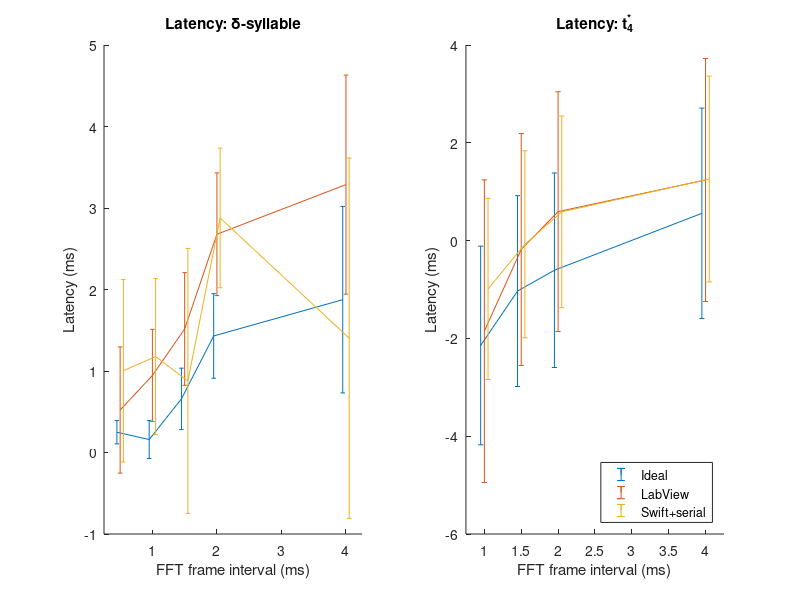
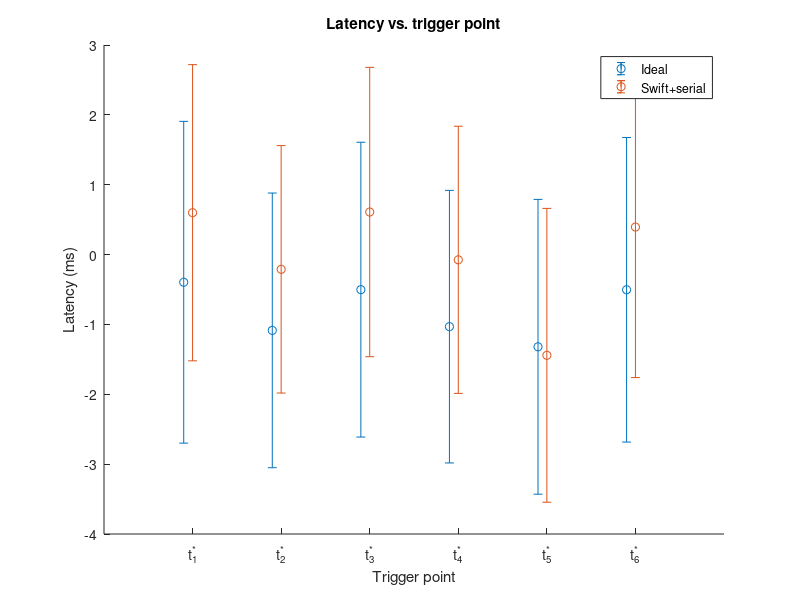
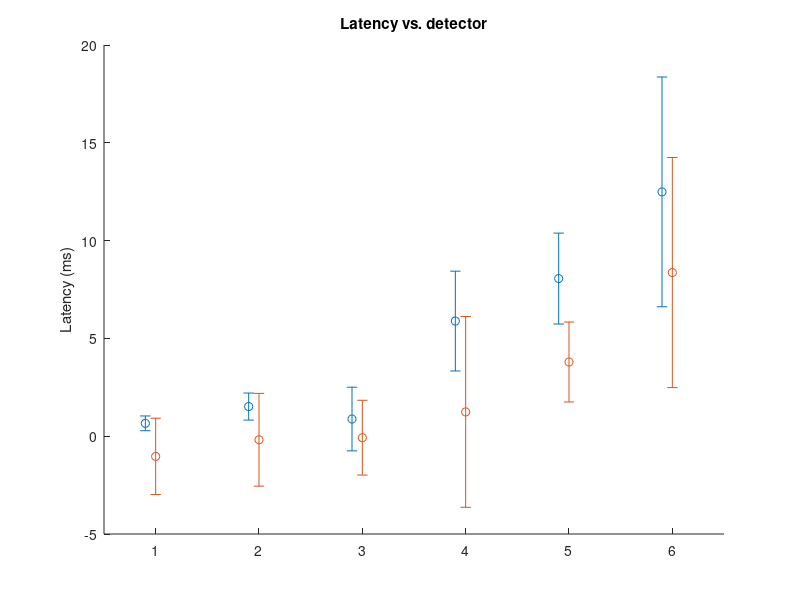

MATLAB code to generate these figures, in order: (Note: this script raises an error after producing the figures.)
JITTERSD = true;

%% TIMING vs. FRAMESIZE


framesize = [0.5 1 1.5 2 4];
latencies_legend = {'Ideal', 'LabView', 'Swift+serial'};
latencies_delta = [ 0.249 0.159 0.658 1.43 1.875;
    0.521 0.945 1.516 2.678 3.287;
    1.003 1.177 0.878 2.878 1.403];
jitters_delta = [ 0.143 0.233 0.377 0.519 1.144;
    0.774 0.566 0.691 0.753 1.344;
    1.119 0.958 1.626 0.857 2.211];

latencies_lny64_300 = [NaN -2.145 -1.032 -0.606 0.558;
    NaN -1.852 -0.182 0.593 1.24;
    NaN -0.988 -0.075 0.588 1.259];
jitters_lny64_300 = [NaN 2.032 1.951 1.989 2.152;
    NaN 3.094 2.371 2.451 2.485;
    NaN 1.852 1.912 1.960 2.105];


figure(1);
if JITTERSD
    subplot(1,2,1);
    cla;
    hold on;
    for i = 1:length(latencies_legend)
        errorbar(framesize+0.05*(i-2), latencies_delta(i,:), jitters_delta(i,:));
    end
    hold off;
    title('Latency: \delta-syllable');
    xlabel('FFT frame interval (ms)');
    ylabel('Latency (ms)');
    set(gca, 'xlim', [0.25 4.25]);
    legend off

    subplot(1,2,2);
    cla;
    hold on;
    for i = 1:length(latencies_legend)
        errorbar(framesize+0.05*(i-2), latencies_lny64_300(i,:), jitters_lny64_300(i,:));
    end
    hold off;
    title('Latency: t^*_4');
    xlabel('FFT frame interval (ms)');
    ylabel('Latency (ms)');
    set(gca, 'xlim', [0.75 4.25]);
    legend(latencies_legend, 'Location', 'SouthEast');


else
    subplot(2,2,1);
    plot(framesize, latencies_delta);
    title('Latency: \delta-syllable');
    xlabel('FFT frame interval (ms)');
    ylabel('Latency (ms)');
    l = get(gca, 'YLim');
    l(1) = 0;
    set(gca, 'YLim', l);
    l = get(gca, 'XLim');
    l(1) = 0;
    set(gca, 'XLim', l);

    legend(latencies_legend, 'Location', 'SouthEast');

    subplot(2,2,2);
    plot(framesize, jitters_delta);
    title('Jitter: \delta-syllable');
    xlabel('FFT frame interval (ms)');
    ylabel('Jitter (ms)');
    l = get(gca, 'YLim');
    l(1) = 0;
    set(gca, 'YLim', l);
    l = get(gca, 'XLim');
    l(1) = 0;
    set(gca, 'XLim', l);
    
    subplot(2,2,3);
    plot(framesize, latencies_lny64_300);
    title('Latency: syllable at 300ms');
    xlabel('FFT frame interval (ms)');
    ylabel('Latency (ms)');
    %l = get(gca, 'YLim');
    %l(1) = 0;
    %set(gca, 'YLim', l);
    l = get(gca, 'XLim');
    l(1) = 0;
    set(gca, 'XLim', l);
    
    subplot(2,2,4);
    plot(framesize, jitters_lny64_300);
    title('Jitter: syllable at 300ms');
    xlabel('FFT frame interval (ms)');
    ylabel('Jitter (ms)');
    l = get(gca, 'YLim');
    l(1) = 0;
    set(gca, 'YLim', l);
    l = get(gca, 'XLim');
    l(1) = 0;
    set(gca, 'XLim', l);
end


%% TIMING vs. SYLLABLE

syllables = [ 150:50:400 ];

% ideal; swift+serial
legend_syl = {'Ideal', 'Swift+serial'};
xticl = {'t^*_1', 't^*_2', 't^*_3', 't^*_4', 't^*_5', 't^*_6'};
latencies_syl = [ -0.396 -1.085 -0.502 -1.032 -1.32 -0.504;
    0.599 -0.211 0.609 -0.075 -1.442 0.394];
jitters_syl = [ 2.303 1.966 2.110 1.951 2.110 2.180;
    2.120 1.771 2.071 1.912 2.103 2.155];

figure(2);

if JITTERSD
    subplot(1,1,1);
    cla;
    hold on;
    for i = 1:length(legend_syl)
        errorbar(syllables+5*(i-2), latencies_syl(i,:), jitters_syl(i,:), 'o');
    end
    hold off;
    title('Latency vs. trigger point');
    xlabel('Trigger point');
    ylabel('Latency (ms)');
    set(gca, 'xtick', syllables, 'xticklabel', xticl);
    legend(legend_syl, 'Location', 'NorthEast');
else
    subplot(1,2,1);
    plot(syllables, latencies_syl, 'o');
    title('Latency vs. test syllable');
    xlabel('Syllable @t (ms)');
    ylabel('Latency (ms)');
    l = get(gca, 'YLim') + [-0.5 0.5];
    set(gca, 'YLim', l);
    l = get(gca, 'XLim') + [-20 20];
    set(gca, 'XLim', l);
    legend(legend_syl, 'Location', 'NorthEast');
    
    
    subplot(1,2,2);
    plot(syllables, jitters_syl, 'o');
    title('Jitter vs. test syllable');
    xlabel('Syllable @t (ms)');
    ylabel('Jitter (ms)');
    l = get(gca, 'YLim') + [-0.05 0.05];
    set(gca, 'YLim', l);
    l = get(gca, 'XLim') + [-20 20];
    set(gca, 'XLim', l);
end

latencies_mean = mean(latencies_syl')
latencies_std = std(latencies_syl')
latencies_ste95 = 1.96 * latencies_std / sqrt(length(syllables))
jitters_mean = mean(jitters_syl')
jitters_std = std(jitters_syl')
jitters_ste95 = 1.96 * jitters_std / sqrt(length(syllables))


%% TIMING vs. DETECTOR

% delta; bird
legend_det = {'\delta-syllable', 'Trigger t^*_4'};
detectors = {'Ideal', 'LabView','Swift+serial','Swift+audio','Matlab+serial','Matlab+audio'};
latencies_det = [ 0.658 1.516 0.878 5.886 8.059 12.491;
    -1.032 -0.182 -0.075 1.242 3.794 8.367];
jitters_det = [ 0.377 0.691 1.626 2.552 2.324 5.874;
    1.951 2.371 1.912 4.877 2.043 5.882];

detectors_num = 1:length(detectors);

figure(3);

if JITTERSD
    subplot(1,1,1);
    cla;
    hold on;
    for i = 1:length(legend_det)
        errorbar(detectors_num+0.1*(i-2), latencies_det(i,:), jitters_det(i,:), 'o');
    end
    title('Latency vs. detector');
    ylabel('Latency (ms)');
    set(gca, 'XLim', [detectors_num(1)-0.5 detectors_num(end)+0.5]);
    xticklabel_rotate(detectors_num, 30, detectors);
    legend(legend_det, 'Location', 'NorthWest');
else
    
    subplot(1,2,1);
    plot(detectors_num, latencies_det, 'o');
    title('Latency vs. detector');
    ylabel('Latency (ms)');
    set(gca, 'XLim', [detectors_num(1)-0.5 detectors_num(end)+0.5]);
    xticklabel_rotate(detectors_num, 45, detectors);
    legend(legend_det, 'Location', 'NorthWest');
    
    
    subplot(1,2,2);
    plot(detectors_num, jitters_det, 'o');
    title('Jitter vs. detector');
    ylabel('Jitter (ms)');
    set(gca, 'XLim', [detectors_num(1)-0.5 detectors_num(end)+0.5]);
    xticklabel_rotate(detectors_num, 45, detectors);
end
